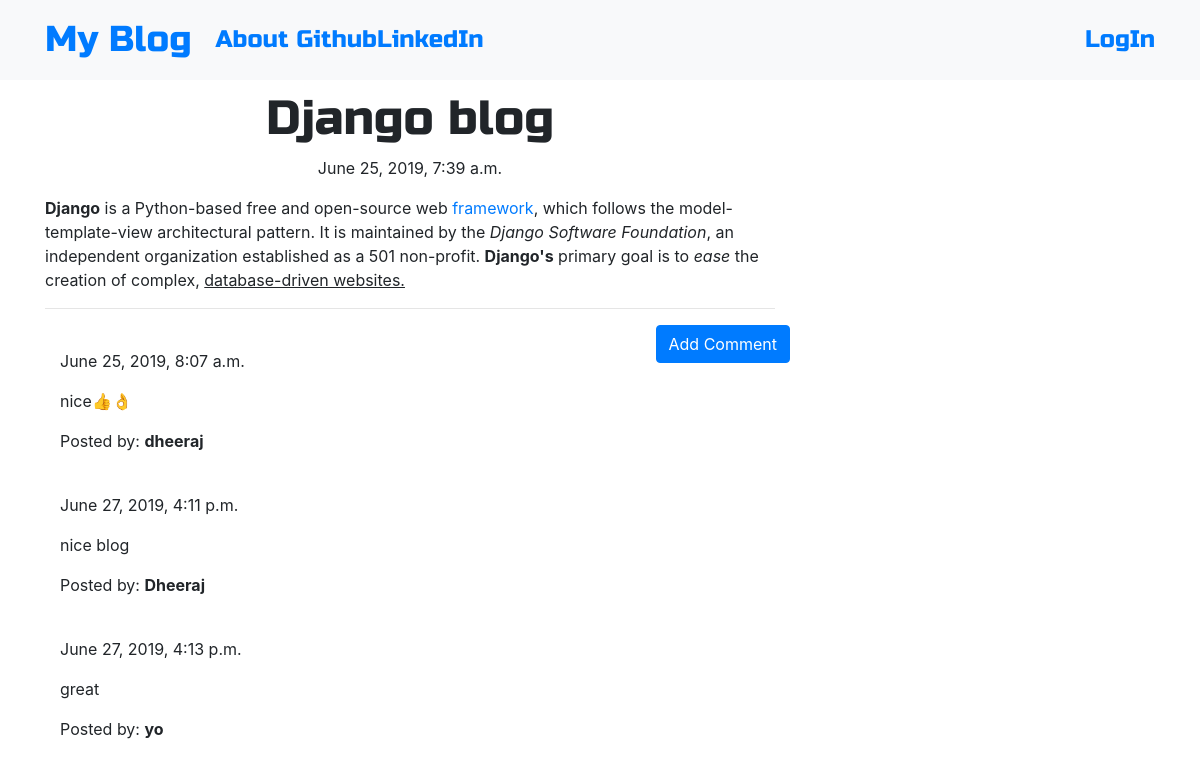
Page /post/7 on the committed database.
### blog/models.py (models this page shows, shortened)
class Post(models.Model):
    author = models.ForeignKey('auth.User',on_delete=models.CASCADE)
    title = models.CharField(max_length=250)
    text = models.TextField()
    created_date = models.DateTimeField(default=timezone.now)
    published_date = models.DateTimeField(blank=True, null=True)

class Comment(models.Model):
    post = models.ForeignKey('blog.Post', related_name='comments',on_delete=models.CASCADE)
    author = models.CharField(max_length=250)
    text = models.TextField()
    created_date = models.DateTimeField(default=timezone.now)
    approved_comment = models.BooleanField(default=False)

### blog/views.py (the view)
# urls.py: path('post/<int:pk>',views.PostDetailView.as_view(),name='post_detail'),
class PostDetailView(DetailView):
    model = Post

### blog/templates/blog/post_detail.html (shortened to what this page needs)
<!DOCTYPE html>
{% extends 'blog/base.html' %}
{% block body_block %}
  <h1 class="posttitle loader">{{ post.title }}</h1>
  {% if post.published_date %}
    <div class="date postdate">
      {{ post.published_date }}
    </div>
  {% else %}
    <a class="btn btn-outline-dark" href="{% url 'post_publish' pk=post.pk %}">Publish</a>
  {% endif %}
<p class="postcontent">{{ post.text|safe|linebreaks }}</p>
<hr>
<a class="btn btn-primary btn-comment "href="{% url 'add_comment_to_post' pk=post.pk %}">Add Comment</a>
<div class="container">
  {% for comment in post.comments.all %}
  <br>
    {% if user.is_authenticated or comment.approved_comment %}
      {{comment.created_date }}
    <p>{{ comment.text|safe|linebreaks }}</p>
    <p>Posted by: <strong>{{ comment.author }}</strong></p>
    {% endif %}
  {% empty %}
    <p>No comments posted.</p>
  {% endfor %}
</div>
{% endblock %}

### blog/templates/blog/base.html (shortened to what this page needs)
<!DOCTYPE html>
{% load static %}
<html lang="en" dir="ltr">
  <head>
      <link rel="stylesheet" type="text/css" href="{% static 'css/bootstrap.min.css' %}"/>
    <link rel="stylesheet" href="//cdn.jsdelivr.net/medium-editor/latest/css/medium-editor.min.css" type="text/css" media="screen" charset="utf-8">
    <link rel="stylesheet" href="{% static 'css/blog.css' %}">
  </head>
  <body class="loader">
    <nav class="navbar navbar-expand-lg bg-light techfont">
      <div class="container">
        <div class="navbar-nav align-items-center">
          <a class="navbar-brand bigbrand" href="{% url 'post_list' %}">My Blog</a>
          <a class="nav-item nav-link" href="{% url 'about' %}">About</a>
          <a class="nav_item nav_link" href="https://www.github.com">Github</a>
          <a class="nav_item nav_link" href="https://www.linkedin.com">LinkedIn</a>
        </div>
        <div class="navbar_nav align-items-center ml-auto">
          {% if user.is_authenticated %}
          <a class="nav-item nav-link" href="{% url 'post_new' %}">New Post</a>
          <a class="nav_item nav_link" href="{% url 'post_draft_list' %}">Drafts</a>
          <a class="nav_item nav_link" href="{% url 'logout' %}">LogOut</a>
          <a>Welcome: {{ user.username }}</a>
          {% else %}
            <a class="nav-item nav_link" href="{% url 'login' %}" arial_label="Login">
              <span class="fas fa-user" area-hidden="true">LogIn</span>
            </a>
          {% endif %}
        </div>
      </div>
    </nav>
    <div class="content container">
      <div class="row">
        <div class="col-md-8">
          <div class="blog_posts">
            {% block body_block %}
            {% endblock %}
          </div>
        </div>
      </div>
    </div>
  </body>
</html>

### blog/static/css/blog.css (style rules this page uses)
.techfont { font-family: 'Russo One', sans-serif; font-size: 1.5em; margin-bottom: 10px; }
.postdate { text-align: center; }
.posttitle { font-family: 'Russo One', sans-serif; font-size: 3em; text-align: center; }
.postcontent { font-family: 'Montserrat'; font-size: 1.5em; }
.btn-comment { position: absolute; right: 0px; }
.bigbrand { font-size: 1.5em; }
.loader { filter:hue-rotate(0deg); color: linear-gradient(45deg,#0f8,#08f); animation:hue 5000ms infinite linear; }

### rows in the picture
Post: title "Django blog", published_date "June 25, 2019, 7:39 a.m.", text "Django is a Python-based free and open-source web framework , which follows the model-template-view architectural pattern. It is maintained by the Django Software Foundation , an independent organization established as a 501 non-profit. Django's primary goal is to ease the creation of complex, database-driven websites."
Comment: created_date "June 25, 2019, 8:07 a.m.", text "nice👍👌", author "dheeraj"
Comment: created_date "June 27, 2019, 4:11 p.m.", text "nice blog", author "Dheeraj"
Comment: created_date "June 27, 2019, 4:13 p.m.", text "great", author "yo"
